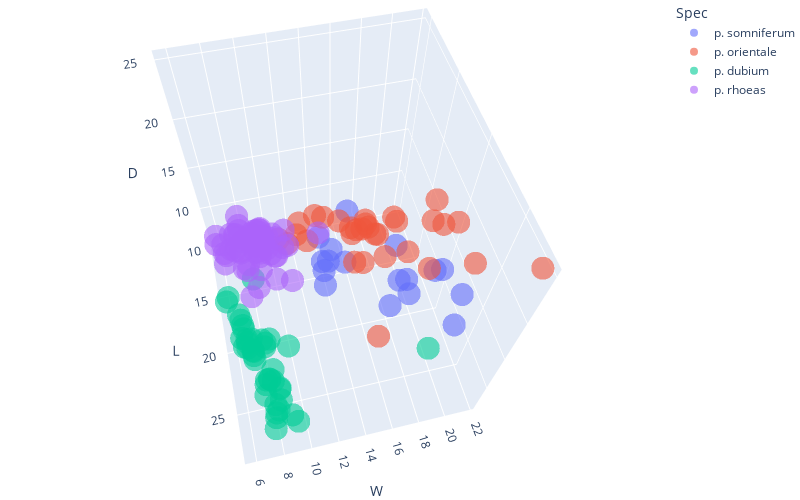

The notebook cell this image was saved under:
### Code cell
import plotly.express as px

fig = px.scatter_3d(df, x="L", y="W", z="D", color="Spec", opacity=0.6)
fig.update_layout(margin=dict(l=0,r =0, b=0, t=0), width=800, height=500)
fig.show()
